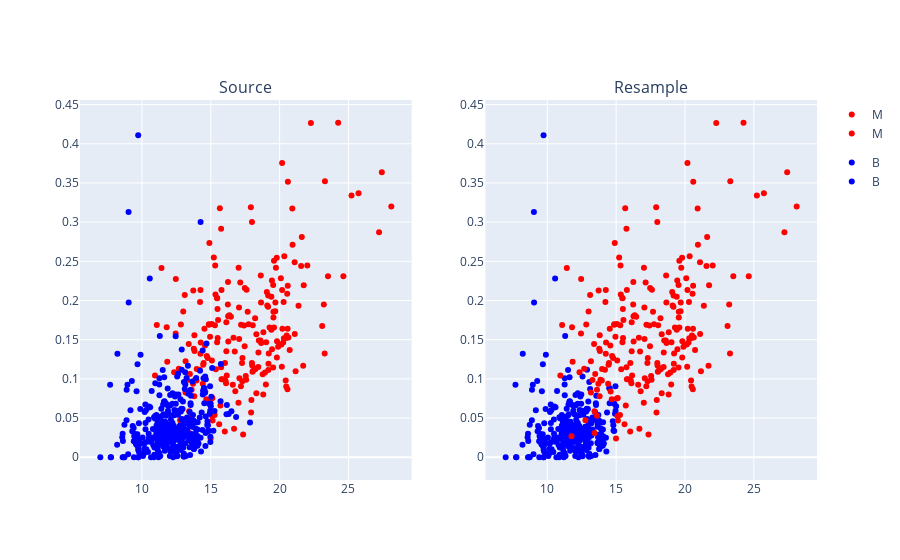

Source (notebook cell):
### Code cell
figure_func()

### Figure 1 — Plotly figure (JSON) as saved in the notebook; plotly's stock layout.template omitted (floating-point values rounded to 4 significant figures; data arrays with more than 128 entries replaced by an {"elided": "..."} marker saying what was removed)
{"data": [{"hovertemplate": "Diagnosis=M<br>Mean Radius=%{x}<br>Mean Concavity=%{y}<extra></extra>", "legendgroup": "M", "marker": {"color": "red", "symbol": "circle"}, "mode": "markers", "name": "M", "orientation": "v", "showlegend": true, "type": "scatter", "x": {"elided": "212 float values"}, "xaxis": "x", "y": {"elided": "212 float values"}, "yaxis": "y"}, {"hovertemplate": "Diagnosis=B<br>Mean Radius=%{x}<br>Mean Concavity=%{y}<extra></extra>", "legendgroup": "B", "marker": {"color": "blue", "symbol": "circle"}, "mode": "markers", "name": "B", "orientation": "v", "showlegend": true, "type": "scatter", "x": {"elided": "357 float values"}, "xaxis": "x", "y": {"elided": "357 float values"}, "yaxis": "y"}, {"hovertemplate": "Target=B<br>Mean Radius=%{x}<br>Mean Concavity=%{y}<extra></extra>", "legendgroup": "B", "marker": {"color": "blue", "symbol": "circle"}, "mode": "markers", "name": "B", "orientation": "v", "showlegend": true, "type": "scatter", "x": {"elided": "294 float values"}, "xaxis": "x2", "y": {"elided": "294 float values"}, "yaxis": "y2"}, {"hovertemplate": "Target=M<br>Mean Radius=%{x}<br>Mean Concavity=%{y}<extra></extra>", "legendgroup": "M", "marker": {"color": "red", "symbol": "circle"}, "mode": "markers", "name": "M", "orientation": "v", "showlegend": true, "type": "scatter", "x": {"elided": "212 float values"}, "xaxis": "x2", "y": {"elided": "212 float values"}, "yaxis": "y2"}], "layout": {"annotations": [{"font": {"size": 16}, "showarrow": false, "text": "Source", "x": 0.225, "xanchor": "center", "xref": "paper", "y": 1, "yanchor": "bottom", "yref": "paper"}, {"font": {"size": 16}, "showarrow": false, "text": "Resample", "x": 0.775, "xanchor": "center", "xref": "paper", "y": 1, "yanchor": "bottom", "yref": "paper"}], "xaxis": {"anchor": "y", "domain": [0, 0.45]}, "xaxis2": {"anchor": "y2", "domain": [0.55, 1]}, "yaxis": {"anchor": "x", "domain": [0, 1]}, "yaxis2": {"anchor": "x2", "domain": [0, 1]}}}
